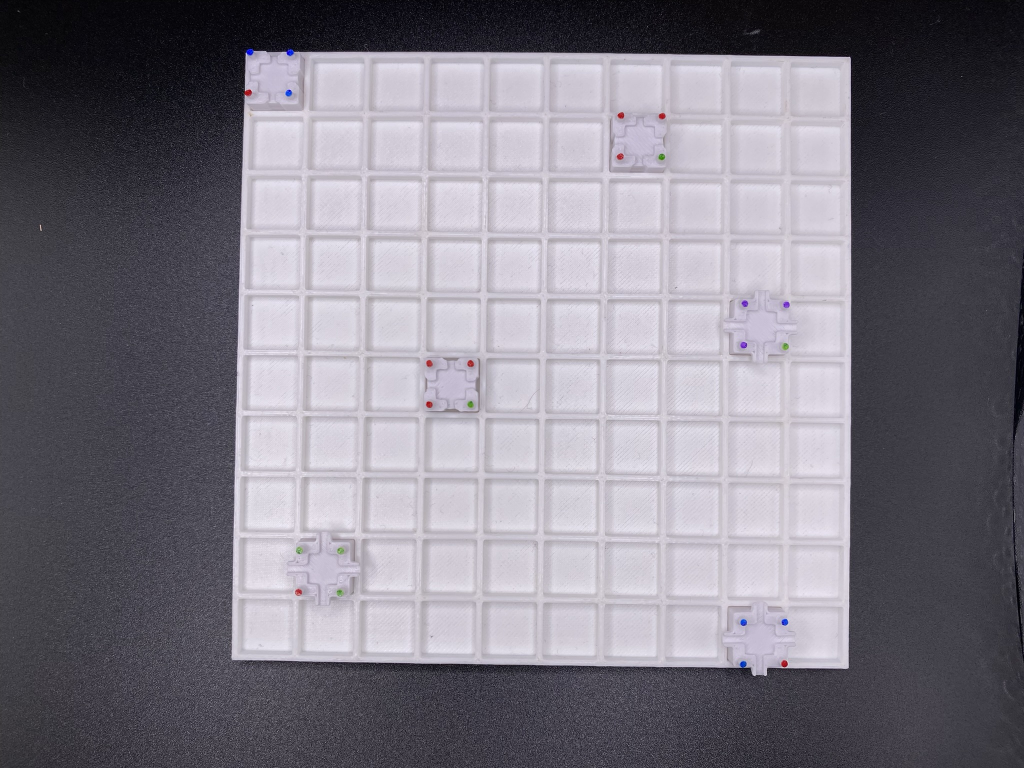
#> input picture data/Grid with block types- 01302024/IMG_5358.JPEG, 2048 x 1536 px (shown at 1/2 size); its folder holds only this picture in this run
$ python -i image_processor.py   (imports and definitions only)
#> lines starting #> are read from the running program, lines starting #| are printed output that depends on the picture; after the words box and inside, x2 and y2 are one past the last pixel; in counts of white or black regions, pixels touching at a corner belong together
#> further down, picture is the input picture: shape (1536, 2048, 3); mean B, G, R 132.9, 123.2, 126.7
### src/objs/image/utils/image_white_balancer.py
import numpy as np
import cv2 as cv

class WhiteBalanceAdjuster:
    @staticmethod
    def adjust( image: np.ndarray,
                reference_region: tuple[int, int, int, int] = (62, 80, 20, 20)
            ) -> np.ndarray:

        """
        Adjust the white balance of the image.
        Args:
            image: The image to adjust.
            reference_region: The top-left coordinates and size of the reference region.
        Returns:
            The white-balanced image.
        """

        reference_top_left, reference_size = reference_region[:2], reference_region[2:]
        #cv.rectangle(balanced_image, reference_top_left, (reference_top_left[0] + reference_size[0], reference_top_left[1] + reference_size[1]), (0, 255, 0), 2)

        # Create the reference 10x10 square for the reference region for white balancing
        reference_region = image[reference_top_left[1]:reference_top_left[1] + reference_size[1],
                                reference_top_left[0]:reference_top_left[0] + reference_size[0]]

        # Calculate the mean RGB values of the reference region - image white baseline value
        mean_reference = np.mean(reference_region, axis=(0, 1))

        # Scaling factors for each channel
        scale_factors = 255.0 / mean_reference

        # Apply white balancing to the entire image by multiplying the image to the scale factor
        balanced_image = cv.merge([cv.multiply(image[:, :, i], scale_factors[i]) for i in range(3)])

        # Clip the values to the valid range [0, 255]
        balanced_image = np.clip(balanced_image, 0, 255).astype(np.uint8)


        return balanced_image

### src/objs/image/processors/image_processor.py
import numpy as np
import cv2 as cv
from ..utils.image_white_balancer import WhiteBalanceAdjuster

class ColorContourExtractor:
    """"
    ## ColorContourExtractor

    This class is responsible for processing an image to isolate the color of the pins.

    ### Methods
    - `process_image(scanned_image: np.ndarray) -> np.ndarray`
        - This method pre-processes the image to isolate the color of the pins.

    - `show_result(edges: np.ndarray) -> None`
        - This method shows the result of the pre-processing.

    ### Example
    ```python
    import cv2 as cv
    import numpy as np
    from src.objs.image.processors.image_processor import ImageProcessor

    scanned_image = cv.imread('path/to/image.jpg')
    edges = ImageProcessor.process_image(scanned_image)
    ImageProcessor.show_result(edges)
    ```
    """

    # A function that pre-processes the image to isolate the color of the pins.
    @staticmethod
    def process_image(scanned_image: np.ndarray) -> np.ndarray:
        """ this method pre-processes the image to isolate the color of the pins."""

        # Copy the image to avoid modifying the original image
        scanned_image_copy = scanned_image.copy()

        # Convert the image to HSV color space. Hue Saturation Value.
        # Similar to RGB but more useful for color isolation.
        img_hsv = cv.cvtColor(scanned_image_copy, cv.COLOR_BGR2HSV)
#> img_hsv: shape (1536, 2048, 3); mean H, S, V 130.2, 29.3, 133

        # Define the lower and upper bounds for the color you want to isolate
        # These values are the product of trial and error and are not necessarily perfect.
        hsv_lower_color = np.array([0, 55, 0])
        hsv_upper_color = np.array([180, 255, 255])

        # Create a mask to filter out the grayscale colors isolating the color of the pins.
        color_mask = cv.inRange(img_hsv, hsv_lower_color, hsv_upper_color)
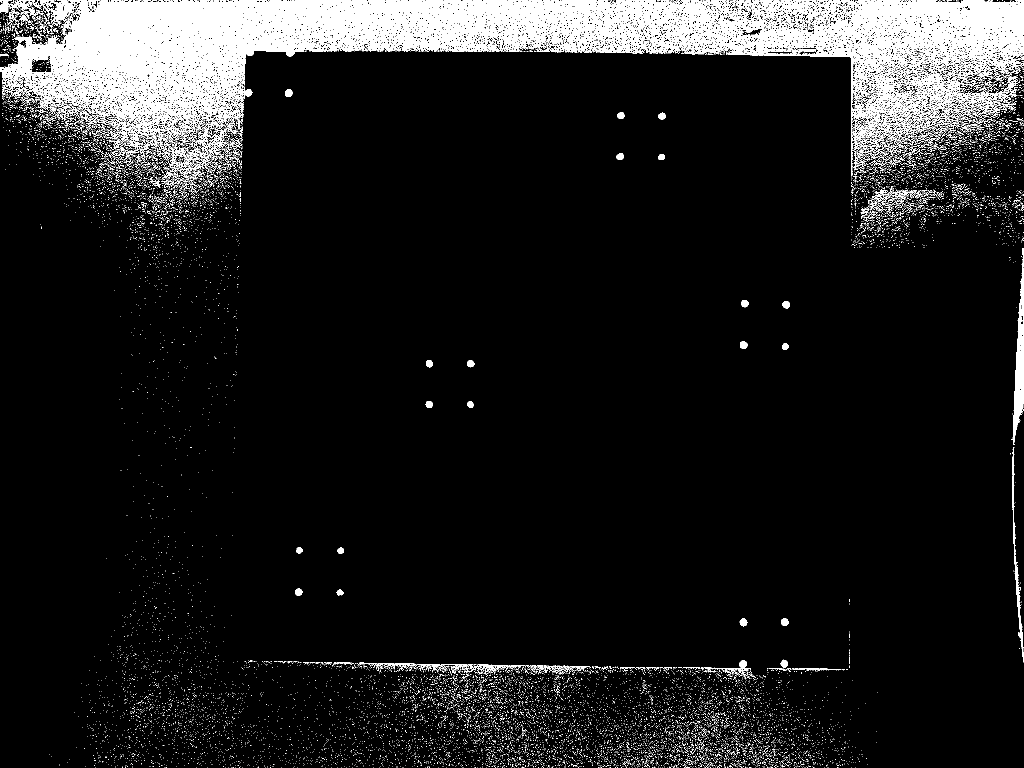
#> color_mask: shape (1536, 2048) (shown at 1/2 size); 9.6% white; 15265 white regions (15044 under 20 px), largest, box (x1, y1, x2, y2) and area: (0, 0, 2048, 352) 245235, (2022, 535, 2048, 890) 3994, (2024, 894, 2048, 1325) 1450
        edges = cv.Canny(color_mask, 0, 255)
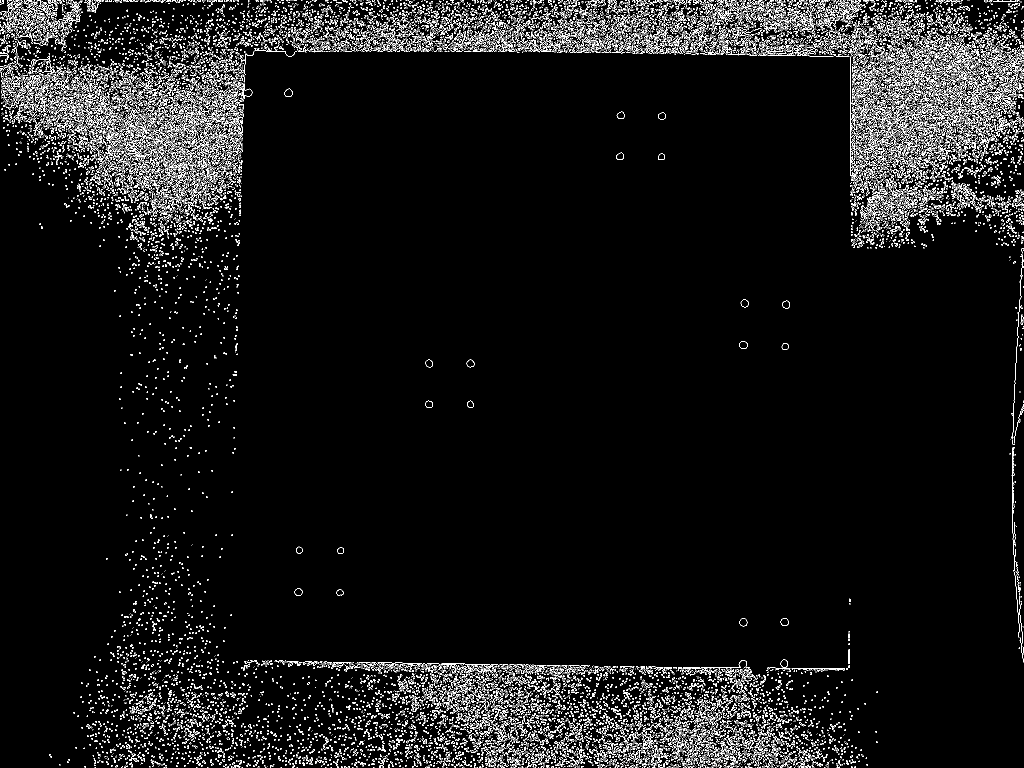
#> edges: shape (1536, 2048) (shown at 1/2 size); 5.1% white in thin lines or dots
        contours, _ = cv.findContours(edges, cv.RETR_EXTERNAL, cv.CHAIN_APPROX_NONE)
#> contours = 30541 contours, 30498 with area under 20; largest, box (x1, y1, x2, y2) and area: (569, 177, 585, 194) 192, (1479, 682, 1495, 698) 188, (1479, 1236, 1495, 1253) 188, (1561, 1236, 1577, 1252) 182, (1564, 601, 1580, 617) 180

        # Apply white balance to the original image to make the color of the pins more accurate.
        scanned_image = WhiteBalanceAdjuster.adjust(scanned_image)
#> in adjust, `reference_region = image[reference_top_left[1]:reference_top_left[1] +..`:
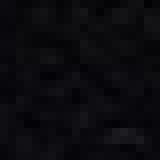
#> reference_region: shape (20, 20, 3) (shown 8 times larger); mean B, G, R 14.5, 10.6, 11.2
#> in adjust, `mean_reference = np.mean(reference_region, axis=(0, 1))`: mean_reference = [14.49, 10.6, 11.23]
#> in adjust, `scale_factors = 255.0 / mean_reference`: scale_factors = [17.6, 24.06, 22.71]
#> in adjust, `balanced_image = cv.merge([cv.multiply(image[:, :, i], scale_factors[i..`:
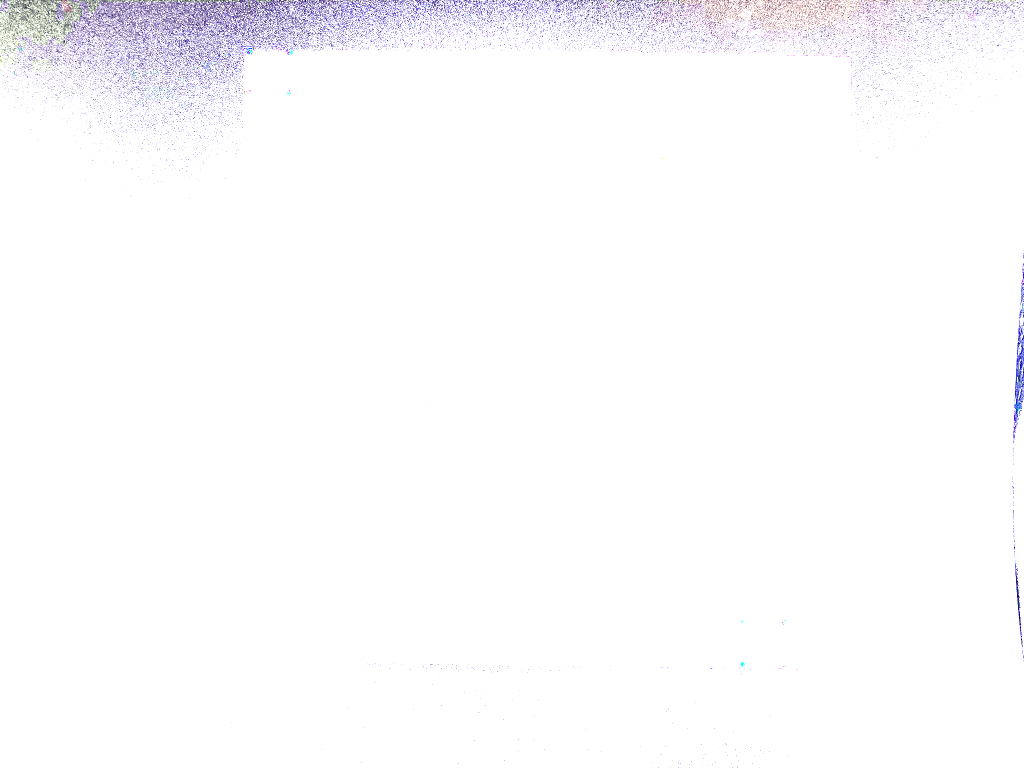
#> balanced_image: shape (1536, 2048, 3) (shown at 1/2 size); mean B, G, R 253.2, 251.4, 251.9

        return contours

    # Show the result of the pre-processing.
    @staticmethod
    def show_result(edges: np.ndarray) -> None:
        """ this method shows the result of the pre-processing."""
        edges = cv.resize(edges, (500,500))
        cv.imshow('result', edges) #color_mask)
        cv.waitKey(250)
        cv.destroyAllWindows()

>>> import cv2
>>> picture = cv2.imread('../../../../data/Grid with block types- 01302024/IMG_5358.JPEG')
>>> result = ColorContourExtractor().process_image(picture)
#> result has the same summary as contours in process_image

$ run again, on data/Grid with block types- 01302024/IMG_5361.JPEG
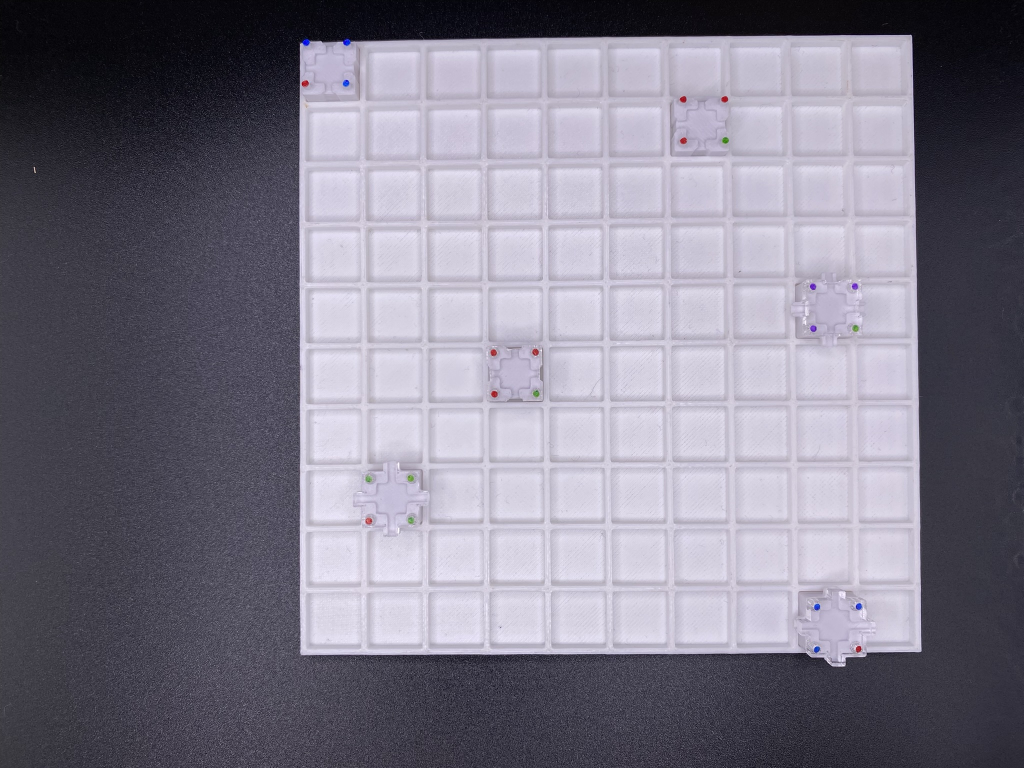
#> input picture data/Grid with block types- 01302024/IMG_5361.JPEG, 2048 x 1536 px (shown at 1/2 size)
#> picture is the input picture: shape (1536, 2048, 3); mean B, G, R 137.4, 123.2, 126.6
#> img_hsv: shape (1536, 2048, 3); mean H, S, V 126.8, 38.4, 137.4
#> in process_image, `color_mask = cv.inRange(img_hsv, hsv_lower_color, hsv_upper_color)`:
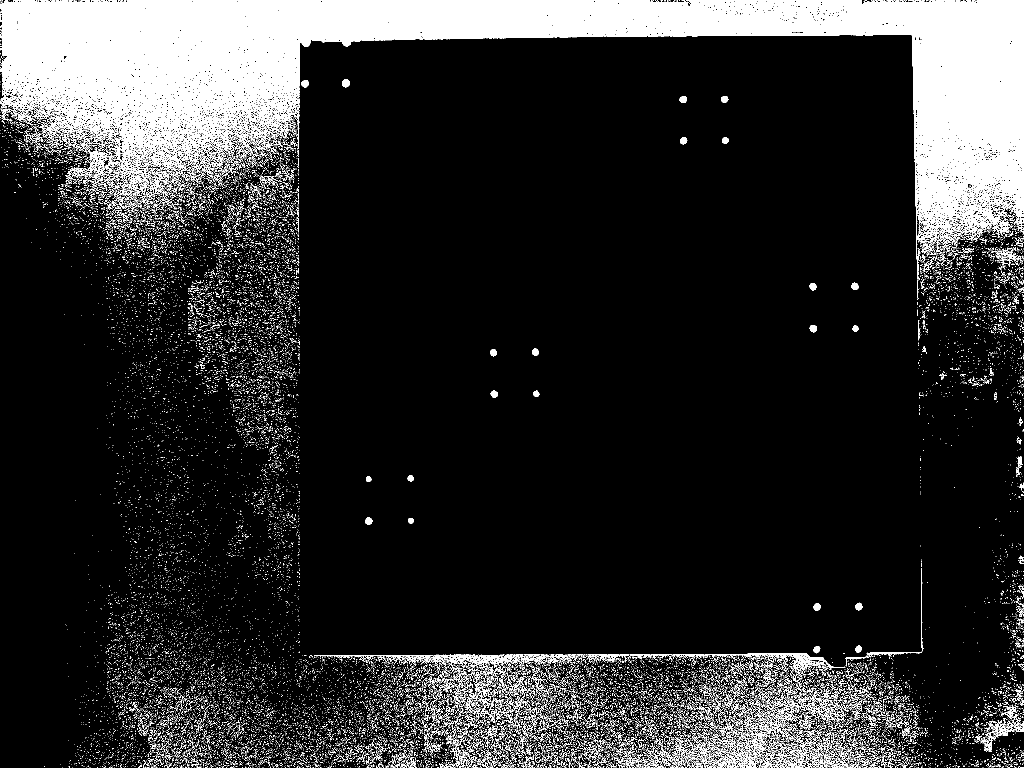
#> color_mask: shape (1536, 2048) (shown at 1/2 size); 14.8% white; 26428 white regions (25678 under 20 px), largest, box (x1, y1, x2, y2) and area: (0, 0, 2048, 558) 333779, (860, 1309, 1135, 1339) 2799, (1452, 1424, 1578, 1536) 2657
#> edges: shape (1536, 2048); 6.8% white in thin lines or dots
#> contours = 42301 contours, 42242 with area under 20; largest, box (x1, y1, x2, y2) and area: (683, 158, 700, 175) 206, (1618, 649, 1634, 665) 174, (1359, 273, 1375, 289) 172, (1626, 1206, 1641, 1222) 168, (1710, 1205, 1725, 1221) 167
#> mean_reference = [12.79, 7.79, 8.79]
#> scale_factors = [19.95, 32.76, 29.03]
#> in adjust, `balanced_image = cv.merge([cv.multiply(image[:, :, i], scale_factors[i..`:
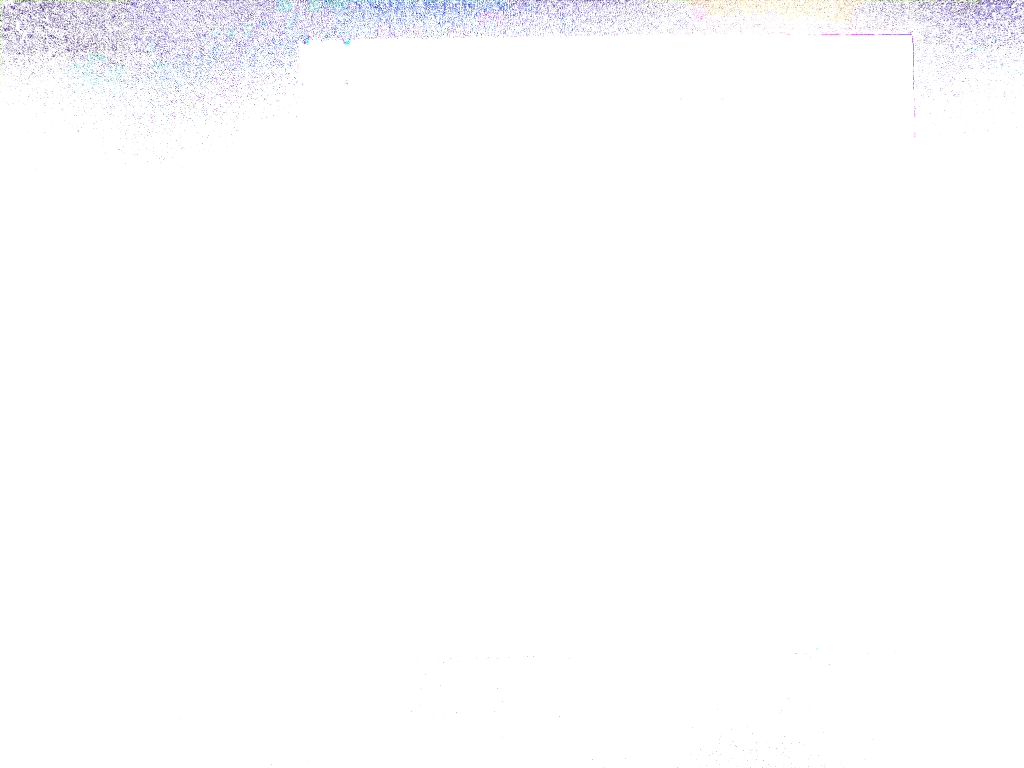
#> balanced_image: shape (1536, 2048, 3) (shown at 1/2 size); mean B, G, R 254.1, 252.9, 253
#> result has the same summary as contours in process_image
